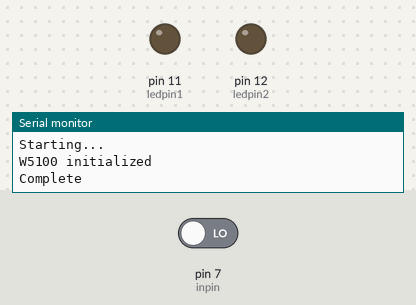
Bench run of a sketch on a simulated Arduino Uno, built with avr-gcc and run on an emulated ATmega328P. On the bench: output pins drawn as LEDs (lit = HIGH), the last lines printed to the serial monitor. Inputs (shaded band) come from the test bench; at power-on: pin 7 (inpin) LOW. WiFi joins after 1.5 s; servers stay silent unless stated.

Above: at 2.7 s.
2.8 s: pin 7 (inpin) driven HIGH
At 3.4 s:
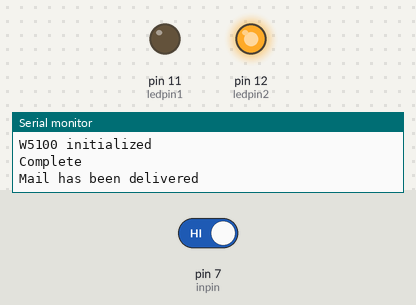
4.3 s: pin 7 (inpin) driven LOW
At 7.0 s:
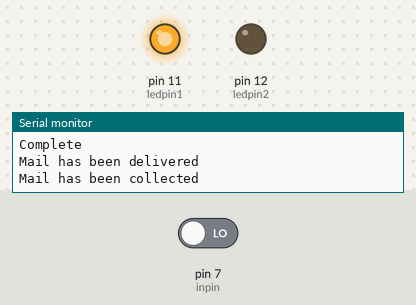
Timing chart, 0 to 8.5 s (numbered marks = the images above; inputs shaded):
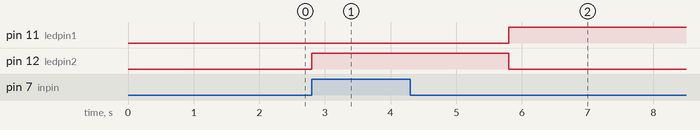

The sketch:

Mailbox-Sensor.ino
```cpp
#include <SPI.h>
#include <Ethernet.h>
#include <PubSubClient.h>

// Function prototypes
void subscribeReceive(char* topic, byte* payload, unsigned int length);

byte mac[]    = {0x54, 0x34, 0x41, 0x30, 0x30, 0x31};  // Ethernet shield (W5100) MAC address
IPAddress ip(10, 0, 0, 15);                           // Ethernet shield (W5100) IP address
const char* server = "broker.mqttdashboard.com";

EthernetClient ethClient;
PubSubClient mqttClient(ethClient);

int ledpin1=11;// initialize pin 11 - Green
int ledpin2=12;// initialize pin 12 - Red
int inpin=7;// initialize pin 7
int val;// define val
bool flag=false;

void reconnect(){
  // Loop until we're reconnected
  while (!mqttClient.connected()) {
    Serial.print("Attempting MQTT connection...");
    // Attempt to connect
    if (mqttClient.connect("clientId-vqJHu5wipy")) {
      Serial.println("connected");
      // Once connected, publish an announcement...
      mqttClient.publish("myTopic/mail","Init Complete");
      mqttClient.subscribe("myTopic/mail");
    } else {
      Serial.print("failed, rc=");
      Serial.print(mqttClient.state());
      Serial.println(" try again in 5 seconds");
      // Wait 5 seconds before retrying
      delay(5000);
    }
  }
}

void callback(char* topic, byte* payload, unsigned int length) {
  Serial.print("Message arrived [");
  Serial.print(topic);
  Serial.print("] ");
  for (int i=0;i<length;i++) {
    Serial.print((char)payload[i]);
  }
  Serial.println();
}

void setup(){
  Serial.begin(9600);
  Serial.print("Starting...\n");

  pinMode(ledpin1,OUTPUT);
  pinMode(ledpin2,OUTPUT);
  pinMode(inpin,INPUT);

  //Init W5100
  Ethernet.begin(mac, ip);
  while(!Ethernet.begin(mac)) {
    Serial.println(F("failed. Retrying in 1 seconds."));
    delay(1000);
    Serial.print(F("Starting W5100..."));
  }
  Serial.println(F("W5100 initialized"));


  mqttClient.setServer(server, 1883);
  mqttClient.setCallback(callback);

  Serial.print("Complete\n");
}

void loop(){
    if (!mqttClient.connected()) {
      //reconnect();
    }

    val=digitalRead(inpin);           // read the level value of pin 7 and assign if to val
    if(val==HIGH && flag==false){
      flag=true;
      Serial.print("Mail has been delivered\n");
      mqttClient.publish("testopic/mail", "Delivered");
      digitalWrite(ledpin1,LOW);
      digitalWrite(ledpin2,HIGH);
      delay(3000);
    }else if(val==LOW && flag==true){
      flag=false;
      Serial.print("Mail has been collected\n");
      mqttClient.publish("testtopic/mail", "Collected");
      digitalWrite(ledpin1,HIGH);
      digitalWrite(ledpin2,LOW);
      delay(3000);
    }else{
      //Serial.print("Standby")
    }

    mqttClient.loop();
}
```

Measured:
- after the input at 2.8 s, pin 12 (ledpin2): LOW → HIGH at once
- after the input at 4.3 s, pin 11 (ledpin1): LOW → HIGH after 1.5 s; pin 12 (ledpin2): HIGH → LOW after 1.5 s
